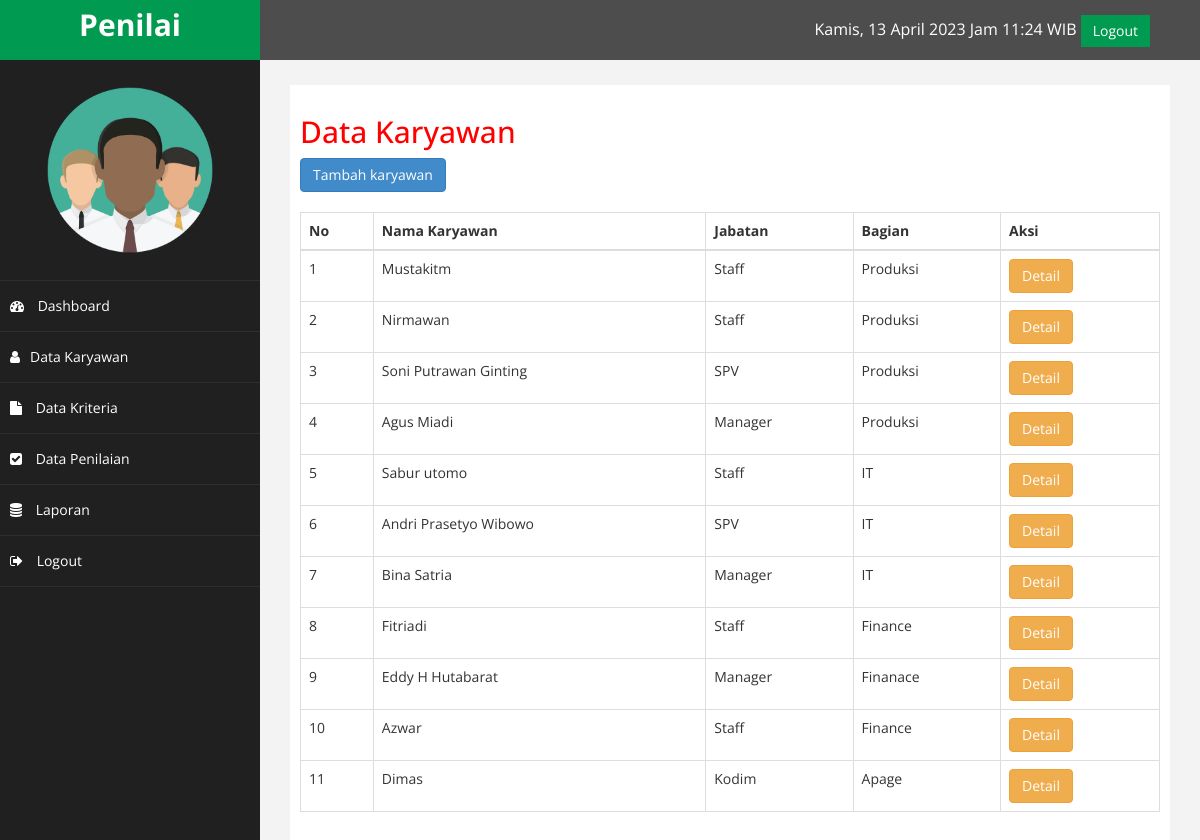
The app's page /index.php?halaman=calonKomandan (signed in) with its own data.
### tables this page shows
CREATE TABLE `karyawan` (
  `id_karyawan` int(11) NOT NULL,
  `nama` varchar(30) NOT NULL,
  `email` varchar(50) NOT NULL,
  `password` varchar(35) NOT NULL,
  `jabatan` varchar(35) NOT NULL,
  `bagian` varchar(35) NOT NULL,
  `no_hp` varchar(12) NOT NULL,
  `alamat` text NOT NULL,
  `blangko` varchar(255) NOT NULL,
  `hasil` double NOT NULL
);

### calonKomandan.php (the view)
<h2> Data Karyawan</h2>
<a href="register.php" class="btn btn-primary">Tambah karyawan</a>
<br>
<br>
<table class="table table-bordered">
    <thead>
        <tr>
            <th>No</th>
            <th>Nama Karyawan</th>
            <th>Jabatan</th>
            <th>Bagian</th>
            <th>Aksi</th>
        </tr>
    </thead>
    <tbody>
        <?php $nomor = 1; ?>
        <?php $ambil = $koneksi->query("SELECT * FROM karyawan"); ?>
        <?php while ($pecah = $ambil->fetch_assoc()) { ?>
            <tr>
                <td><?php echo $nomor; ?></td>
                <td><?php echo $pecah['nama']; ?></td>
                <td><?php echo $pecah['jabatan']; ?></td>
                <td><?php echo $pecah['bagian']; ?></td>
                <td>
                    <a href="index.php?halaman=calonKomandanDetail&id=<?php echo $pecah['id_karyawan']; ?>" class="btn-warning btn">Detail</a>
                </td>
            </tr>
            <?php $nomor++; ?>
        <?php } ?>
    </tbody>
</table>

### index.php (shortened to what this page needs)
<?php
include 'config/koneksi.php';
?>
<!DOCTYPE html>
<html xmlns="http://www.w3.org/1999/xhtml">
<head>
    <link href="assets/css/bootstrap.css" rel="stylesheet" />
    <link href="assets/css/font-awesome.css" rel="stylesheet" />
    <link href="assets/js/morris/morris-0.4.3.min.css" rel="stylesheet" />
    <link href="assets/css/custom.css" rel="stylesheet" />
</head>
<body>
    <div id="wrapper">
        <nav class="navbar navbar-default navbar-cls-top " role="navigation" style="margin-bottom: 0">
            <div class="navbar-header">
                <a class="navbar-brand" href="index.php"> Penilai</a>
            </div>
            <div style="color: white;
padding: 15px 50px 5px 50px;
float: right;
font-size: 16px;"><span id="tanggalwaktu"></span> <a href="index.php?halaman=logout"
                    class="btn btn-danger square-btn-adjust" style="background-color: #009B50;"> Logout</a> </div>
        </nav>
        <nav class="navbar-default navbar-side" role="navigation">
            <div class="sidebar-collapse">
                <ul class="nav" id="main-menu">
                    <li class="text-center">
                        <img src="assets/img/5.png" class="user-image img-responsive" />
                    </li>
                    <li>
                        <a href="index.php"><i class="fa fa-dashboard"></i> Dashboard</a>
                    </li>
                    <li>
                        <a href="index.php?halaman=calonKomandan"><i class="fa fa-user"></i>Data Karyawan</a>
                    </li>
                    <li>
                        <a href="index.php?halaman=kriteria"><i class="fa fa-file"></i> Data Kriteria</a>
                    </li>
                    <li>
                        <a href="index.php?halaman=penilaian"><i class="fa fa-check-square"></i> Data Penilaian</a>
                    </li>
                    <li>
                        <a href="index.php?halaman=laporan"><i class="fa fa-database"></i> Laporan</a>
                    </li>
                    <li>
                        <a href="index.php?halaman=logout"><i class="fa fa-sign-out"></i> Logout</a>
                    </li>
                </ul>
            </div>
        </nav>
        <div id="page-wrapper">
            <div id="page-inner">
                <?php
                if (isset($_GET['halaman'])) {
                    if ($_GET['halaman'] == "calonKomandan") {
                        include 'calonKomandan.php';
                    } elseif ($_GET['halaman'] == "calonKomandanDetail") {
                        include 'calonKomandanDetail.php';
                    } elseif ($_GET['halaman'] == "calonKomandanHapus") {
                        include 'calonKomandanHapus.php';
                    } elseif ($_GET['halaman'] == "kriteria") {
                        include 'kriteria.php';
                    } elseif ($_GET['halaman'] == "subkriteria") {
                        include 'subkriteria.php';
                    } elseif ($_GET['halaman'] == "kriteriatambah") {
                        include 'kriteriatambah.php';
                    } elseif ($_GET['halaman'] == "kriteriahapus") {
                        include 'kriteriahapus.php';
                    } elseif ($_GET['halaman'] == "kriteriaubah") {
                        include 'kriteriaubah.php';
                    } elseif ($_GET['halaman'] == "subkriteriatambah") {
                        include 'subkriteriatambah.php';
                    } elseif ($_GET['halaman'] == "subkriteriahapus") {
                        include 'subkriteriahapus.php';
                    } elseif ($_GET['halaman'] == "subkriteriaubah") {
                        include 'subkriteriaubah.php';
                    } elseif ($_GET['halaman'] == "penilaian") {
                        include 'penilaian.php';
                    } elseif ($_GET['halaman'] == "penilaiantambah") {
                        include 'penilaiantambah.php';
                    } elseif ($_GET['halaman'] == "penilaianedit") {
                        include 'penilaianedit.php';
                    } elseif ($_GET['halaman'] == "penilaianhapus") {
                        include 'penilaianhapus.php';
                    } elseif ($_GET['halaman'] == "prosesWaspas") {
                        include 'prosesWaspas.php';
                    } elseif ($_GET['halaman'] == "laporan") {
                        include 'laporan.php';
                    } elseif ($_GET['halaman'] == "logout") {
                        include 'logout.php';
                    }
                } else {
                    include 'home.php';
                }
                ?>
            </div>
        </div>
</body>
</html>

### assets/css/custom.css (style rules this page uses)
body { font-family: 'Open Sans', sans-serif; }
#wrapper { width: 100%; background:#202020; }
#page-wrapper { padding: 15px 15px; min-height: 600px; background:#F3F3F3; }
#page-inner { width:100%; margin:10px 20px 10px 0px; background-color:#fff!important; padding:10px; min-height:1200px; }
.text-center { text-align:center; }
h2 { color: #f00; }
.square-btn-adjust { border: 0px solid transparent; -webkit-border-radius: 0px; -moz-border-radius: 0px; border-radius: 0px; }
.user-image { margin: 25px auto; -webkit-border-radius: 10px; -moz-border-radius: 10px; border-radius: 10px; max-height:170px; max-width:170px; }
.navbar-cls-top .navbar-brand { color: #fff; background: #009B50; width: 260px; text-align: center; height: 60px; font-size: 30px; font-weight: 700; }
.sidebar-collapse , .sidebar-collapse .nav { background:none; }
.sidebar-collapse .nav { padding:0; }
.sidebar-collapse .nav > li > a { color:#fff; background:#202020; text-shadow:none; }
.sidebar-collapse > .nav > li > a { padding:15px 10px; }
.sidebar-collapse > .nav > li { border-bottom: 1px solid rgba(107, 108, 109, 0.19); }
.navbar-side { border:none; background-color: #202020; }
.navbar-cls-top { background:#4D4D4D; border-bottom:none; }
.navbar-default { border:0px solid black; }
.navbar-header { background: #A70303; }
.nav > li > a > i { margin-right:10px; }
@media (min-width:768px) { #page-wrapper { margin: 0 0 0 260px; padding: 15px 30px; min-height: 1200px; } }
@media (min-width:768px) { .navbar-side { z-index: 1; position: absolute; width: 260px; } }
@media (min-width:768px) { .navbar { border-radius: 0px; } }

### records on screen
karyawan: nama "Mustakitm", jabatan "Staff", bagian "Produksi"
karyawan: nama "Nirmawan", jabatan "Staff", bagian "Produksi"
karyawan: nama "Soni Putrawan Ginting", jabatan "SPV", bagian "Produksi"
karyawan: nama "Agus Miadi", jabatan "Manager", bagian "Produksi"
karyawan: nama "Sabur utomo", jabatan "Staff", bagian "IT"
karyawan: nama "Andri Prasetyo Wibowo", jabatan "SPV", bagian "IT"
karyawan: nama "Bina Satria", jabatan "Manager", bagian "IT"
karyawan: nama "Fitriadi", jabatan "Staff", bagian "Finance"
karyawan: nama "Eddy H Hutabarat", jabatan "Manager", bagian "Finanace"
karyawan: nama "Azwar", jabatan "Staff", bagian "Finance"
karyawan: nama "Dimas", jabatan "Kodim", bagian "Apage"
